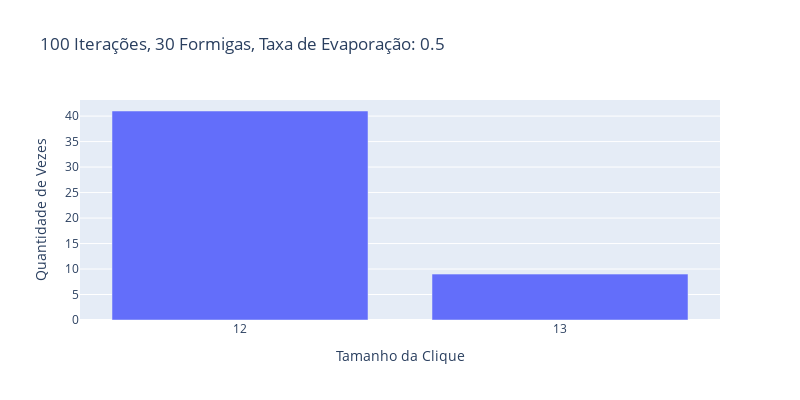

The cell this chart's notebook holds for it:
### Code cell
from collections import Counter

teste = Counter(results)
print(Counter(results))
sizes = list(teste.keys())
amount = list(teste.values())


fig = px.bar(x=sizes, y=amount, width=800, height=400, title="100 Iterações, 30 Formigas, Taxa de Evaporação: 0.5")
fig.update_xaxes(title_text="Tamanho da Clique", nticks=4)
fig.update_yaxes(title_text="Quantidade de Vezes", nticks = 10)

### Figure 1 — Plotly figure (JSON) as saved in the notebook; plotly's stock layout.template omitted (floating-point values rounded to 4 significant figures)
{"data": [{"alignmentgroup": "True", "hovertemplate": "x=%{x}<br>y=%{y}<extra></extra>", "legendgroup": "", "marker": {"color": "#636efa", "pattern": {"shape": ""}}, "name": "", "offsetgroup": "", "orientation": "v", "showlegend": false, "textposition": "auto", "type": "bar", "x": [12, 13], "xaxis": "x", "y": [41, 9], "yaxis": "y"}], "layout": {"barmode": "relative", "height": 400, "legend": {"tracegroupgap": 0}, "title": {"text": "100 Iterações, 30 Formigas, Taxa de Evaporação: 0.5"}, "width": 800, "xaxis": {"anchor": "y", "domain": [0, 1], "nticks": 4, "title": {"text": "Tamanho da Clique"}}, "yaxis": {"anchor": "x", "domain": [0, 1], "nticks": 10, "title": {"text": "Quantidade de Vezes"}}}}
